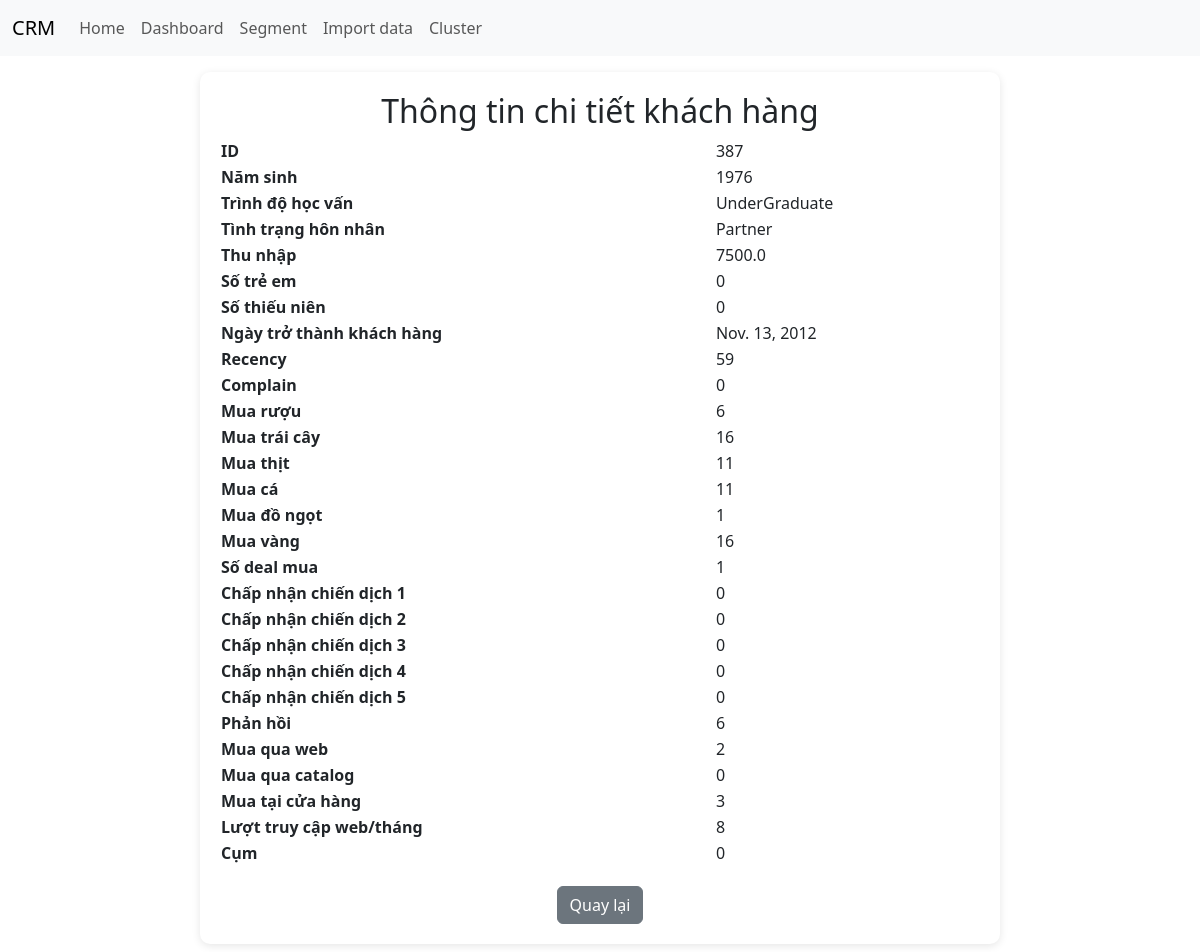
/customer/387/, run on the app's committed database.
### CPA_APP/models.py (models this page shows, shortened)
class Customer(models.Model):
    customer_id = models.CharField(primary_key=True)
    year_birth = models.IntegerField()
    education = models.CharField(max_length=50)
    marital_status = models.CharField(max_length=50)
    income = models.FloatField(null=True, blank=True)
    kidhome = models.IntegerField()
    teenhome = models.IntegerField()
    dt_customer = models.DateField()
    recency = models.IntegerField()
    complain = models.IntegerField()
    mnt_wines = models.IntegerField()
    mnt_fruits = models.IntegerField()
    mnt_meat_products = models.IntegerField()
    mnt_fish_products = models.IntegerField()
    mnt_sweet_products = models.IntegerField()
    mnt_gold_prods = models.IntegerField()
    num_deals_purchases = models.IntegerField()
    accepted_cmp1 = models.IntegerField()
    accepted_cmp2 = models.IntegerField()
    accepted_cmp3 = models.IntegerField()
    accepted_cmp4 = models.IntegerField()
    accepted_cmp5 = models.IntegerField()
    response = models.IntegerField()
    num_web_purchases = models.IntegerField()
    num_catalog_purchases = models.IntegerField()
    num_store_purchases = models.IntegerField()
    num_web_visits_month = models.IntegerField()
    cluster = models.CharField(max_length=200,null=True, blank=True)  # Optional field for clustering

### CPA_APP/views.py (the view)
# urls.py: path('customer/<str:customer_id>/', views.customer_detail, name='customer_detail'),
def customer_detail(request, customer_id):
    customer = get_object_or_404(Customer, customer_id=customer_id)
    return render(request, 'customer_detail.html', {'customer': customer})

### templates/customer_detail.html
{% extends "main.html" %}
{% block content %}
<div style="max-width: 800px; margin: auto; padding: 20px; background: white; border-radius: 10px; box-shadow: 0 2px 8px rgba(0,0,0,0.1);">
    <h2 style="text-align: center;">Thông tin chi tiết khách hàng</h2>
    <table style="width: 100%; border-collapse: collapse;">
        <tr><th>ID</th><td>{{ customer.customer_id }}</td></tr>
        <tr><th>Năm sinh</th><td>{{ customer.year_birth }}</td></tr>
        <tr><th>Trình độ học vấn</th><td>{{ customer.education }}</td></tr>
        <tr><th>Tình trạng hôn nhân</th><td>{{ customer.marital_status }}</td></tr>
        <tr><th>Thu nhập</th><td>{{ customer.income }}</td></tr>
        <tr><th>Số trẻ em</th><td>{{ customer.kidhome }}</td></tr>
        <tr><th>Số thiếu niên</th><td>{{ customer.teenhome }}</td></tr>
        <tr><th>Ngày trở thành khách hàng</th><td>{{ customer.dt_customer }}</td></tr>
        <tr><th>Recency</th><td>{{ customer.recency }}</td></tr>
        <tr><th>Complain</th><td>{{ customer.complain }}</td></tr>
        <tr><th>Mua rượu</th><td>{{ customer.mnt_wines }}</td></tr>
        <tr><th>Mua trái cây</th><td>{{ customer.mnt_fruits }}</td></tr>
        <tr><th>Mua thịt</th><td>{{ customer.mnt_meat_products }}</td></tr>
        <tr><th>Mua cá</th><td>{{ customer.mnt_fish_products }}</td></tr>
        <tr><th>Mua đồ ngọt</th><td>{{ customer.mnt_sweet_products }}</td></tr>
        <tr><th>Mua vàng</th><td>{{ customer.mnt_gold_prods }}</td></tr>
        <tr><th>Số deal mua</th><td>{{ customer.num_deals_purchases }}</td></tr>
        <tr><th>Chấp nhận chiến dịch 1</th><td>{{ customer.accepted_cmp1 }}</td></tr>
        <tr><th>Chấp nhận chiến dịch 2</th><td>{{ customer.accepted_cmp2 }}</td></tr>
        <tr><th>Chấp nhận chiến dịch 3</th><td>{{ customer.accepted_cmp3 }}</td></tr>
        <tr><th>Chấp nhận chiến dịch 4</th><td>{{ customer.accepted_cmp4 }}</td></tr>
        <tr><th>Chấp nhận chiến dịch 5</th><td>{{ customer.accepted_cmp5 }}</td></tr>
        <tr><th>Phản hồi</th><td>{{ customer.response }}</td></tr>
        <tr><th>Mua qua web</th><td>{{ customer.num_web_purchases }}</td></tr>
        <tr><th>Mua qua catalog</th><td>{{ customer.num_catalog_purchases }}</td></tr>
        <tr><th>Mua tại cửa hàng</th><td>{{ customer.num_store_purchases }}</td></tr>
        <tr><th>Lượt truy cập web/tháng</th><td>{{ customer.num_web_visits_month }}</td></tr>
        <tr><th>Cụm</th><td>{{ customer.cluster }}</td></tr>
    </table>
    <div style="text-align: center; margin-top: 20px;">
        <a href="javascript:history.back()" class="btn btn-secondary">Quay lại</a>
    </div>
</div>
{% endblock %}

### data on the page
Customer: customer_id "387", year_birth "1976", education "UnderGraduate", marital_status "Partner", income "7500.0", kidhome "0", teenhome "0", dt_customer "Nov. 13, 2012", recency "59", complain "0", mnt_wines "6", mnt_fruits "16", mnt_meat_products "11", mnt_fish_products "11", mnt_sweet_products "1", mnt_gold_prods "16", num_deals_purchases "1", accepted_cmp1 "0", accepted_cmp2 "0", accepted_cmp3 "0", accepted_cmp4 "0", accepted_cmp5 "0", response "6", num_web_purchases "2", num_catalog_purchases "0", num_store_purchases "3", num_web_visits_month "8", cluster "0"
